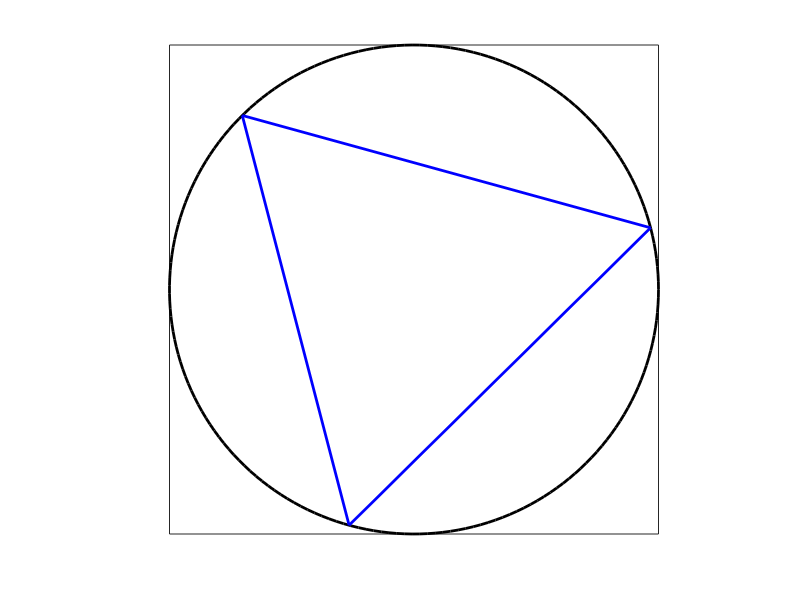

This figure's MATLAB source:
% Illustrates the Betrand paradox with a triangle in circle.
% See, for example, the Wikipedia article:
% https://en.wikipedia.org/wiki/Bertrand_paradox_(probability)
% Author: H. Paul Keeler, 2019.

close all; clearvars; clc;


r=1; %circle radius
x0=0; y0=0; %centre of circle

%points for circle
t=linspace(0,2*pi,200);
xp=r*cos(t); yp=r*sin(t);

%angles of triangle corners
theta1=2*pi*rand(1);
theta2=theta1+2*pi/3;
theta3=theta1-2*pi/3;
%points for equalateral triangle
x1=x0+r*cos(theta1);y1=x0+r*sin(theta1);
x2=x0+r*cos(theta2);y2=x0+r*sin(theta2);
x3=x0+r*cos(theta3);y3=x0+r*sin(theta3);

%Plotting
%draw circle
plot(x0+xp,y0+yp,'k','LineWidth',2);hold on;
axis square; 
axis tight;
xticks([]);yticks([]);

%draw triangle
plot([x1,x2],[y1,y2],'b','LineWidth',2);
plot([x2,x3],[y2,y3],'b','LineWidth',2);
plot([x3,x1],[y3,y1],'b','LineWidth',2);

    